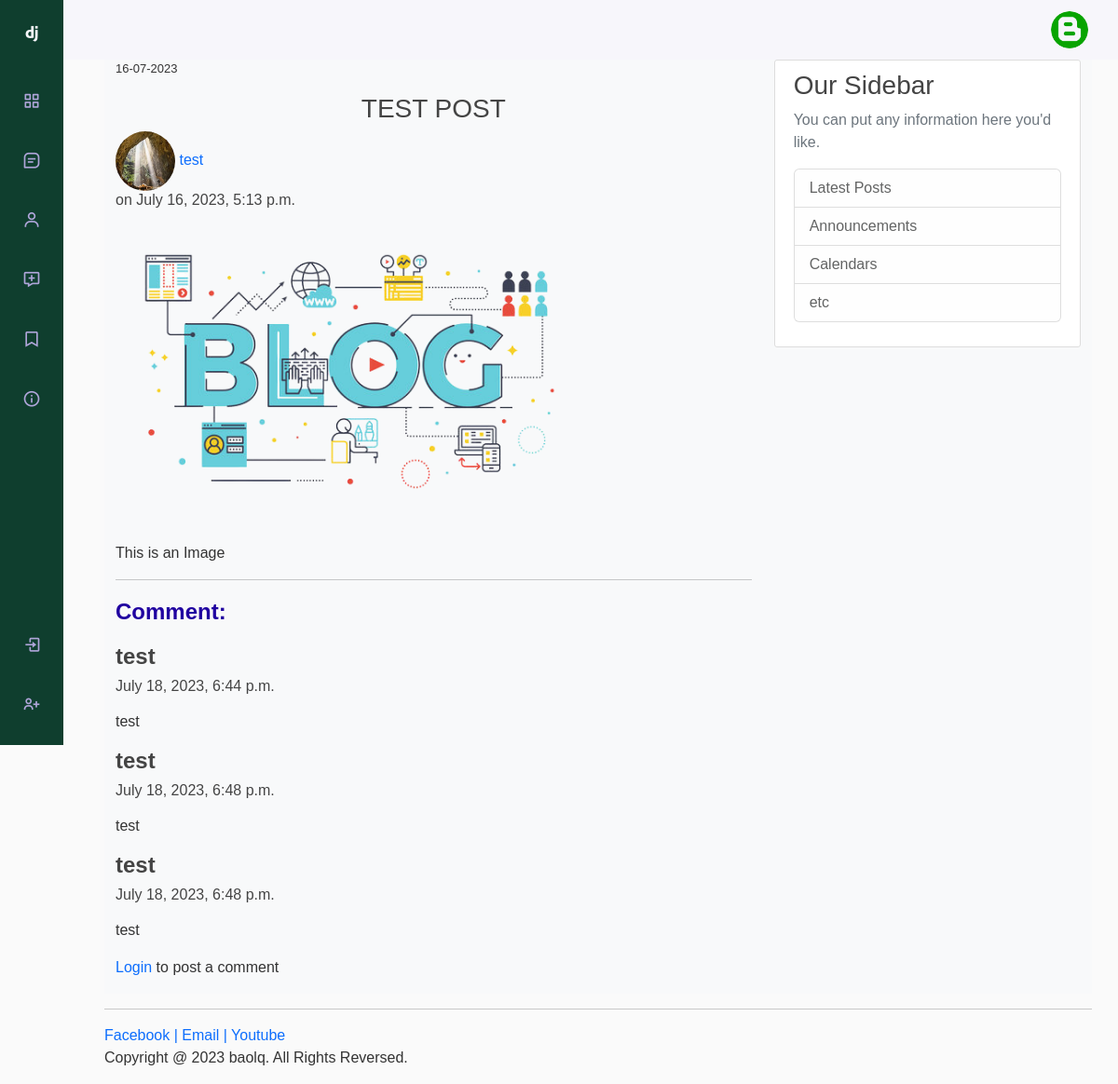
Page /blog/post/1/ on the committed database.
### blog/models.py (models this page shows, shortened)
class Post(models.Model):
    title = models.CharField(max_length=100)
    author = models.ForeignKey(settings.AUTH_USER_MODEL, default=1, on_delete=models.CASCADE, related_name='blog_post')
    body = models.TextField()
    image = models.ImageField(null=True, blank=True, upload_to = "images/")
    date = models.DateTimeField(auto_now_add=True)

class Comment(models.Model):
    post = models.ForeignKey(Post, on_delete=models.CASCADE, related_name='comments')
    author = models.ForeignKey(settings.AUTH_USER_MODEL, on_delete=models.CASCADE)
    body = models.TextField()
    date = models.DateTimeField(auto_now_add=True)

### myhome/models.py (models this page shows, shortened)
class Profile(models.Model):
    user = models.OneToOneField(User, on_delete=models.CASCADE)
    image = models.ImageField(default='profile_pics/default.jpg', upload_to='profile_pics')

### blog/views.py (the view)
# urls.py: path('post/<int:pk>/', views.PostDetailView, name='post'),       #----------------------- Normal view controller + Comment Form
def PostDetailView(request, pk):        #------------------------------ function-base view + comment form
    post = get_object_or_404(Post, pk=pk)
    if request.method == "POST":
        form = CommentForm(request.POST, request.FILES, author=request.user, post=post)
        if form.is_valid():
            form.save()
            return HttpResponseRedirect(request.path)
    else:
        form = CommentForm()
    return render(request, 'blogs/post.html', {'post': post, 'form':form})

### blog/templates/blogs/post.html (shortened to what this page needs)
{% extends 'pages/base.html' %}
{% block content %}
    <p style="font-size: small;">{{post.date|date:"d-m-Y"}}</p>
    <center><h3>{{post.title}}</h3></center>
    <img class="rounded_circle" src="{{ post.author.profile.image.url }}">
    <a href="{% url 'user_posts' post.author.username %}">{{ post.author.profile.user }}</a>
    <h6>on {{post.date}} </h6>
    {% if post.image %}
        <img src="{{ post.image.url }}" width="500px" height="auto">
    {% endif %}
    <p class="article-content">{{post.body|safe|linebreaks}}</p>
    <hr>
    <p class="comment"><label>Comment:</label></p>
    {% if post.comments.all %}
        {% for comment in post.comments.all %}
            <h4><strong>{{comment.author}}</strong></h4>
            <h6><p>{{comment.date}}</p></h6>
            <p>{{comment.body|linebreaks}}</p>
        {% endfor %}
        {% if user.username %}
            <form action="{% url 'post' post.id %}" method="POST">
                {% csrf_token %}
                {{form.body}}
                <br>
                <input class="btn pag-btn" type="submit" value="Bình luận"/>
            </form>
        {% else %}
            <p><a href="{% url 'login' %}">Login</a> to post a comment</p>
        {% endif %}
    {% endif %}
{% endblock content %}

### static/css/style.css (style rules this page uses)
:root { --header-height: 3rem; --nav-width: 68px; --first-color: #0f3e2e; --first-color-light: #AFA5D9; --white-color: #F7F6FB; --body-font: 'Nunito', sans-serif; --normal-font-size: 1rem; --z-fixed: 100; }
*,::before,::after { box-sizing: border-box; }
body { position: relative; margin: var(--header-height) 0 0 0; padding: 0 1rem; font-family: var(--body-font); font-size: var(--normal-font-size); transition: .5s; background: #fafafa; color: #333333; }
a { text-decoration: none; }
p { pointer-events: none; }
@media screen and (min-width: 768px) { body { margin: calc(var(--header-height) + 1rem) 0 0 0; padding-left: calc(var(--nav-width) + 2rem); } }
h1, h2, h3, h4, h5, h6 { color: #444444; }
.article-content { white-space: pre-line; }
.comment { font-weight: 600; font-size: 1.5em; color: #2000a0; }
.bl-content p { pointer-events: all; }
.rounded_circle { border-radius: 50%; width: 4em; height: 4em; }

### rows in the picture
Post: date "16-07-2023", title "TEST POST", author.profile.image (picture), author.profile.user "test", date "July 16, 2023, 5:13 p.m.", image (picture), body "This is an Image"
Comment: author "test", date "July 18, 2023, 6:44 p.m.", body "test"
Comment: author "test", date "July 18, 2023, 6:48 p.m.", body "test"
Comment: author "test", date "July 18, 2023, 6:48 p.m.", body "test"
